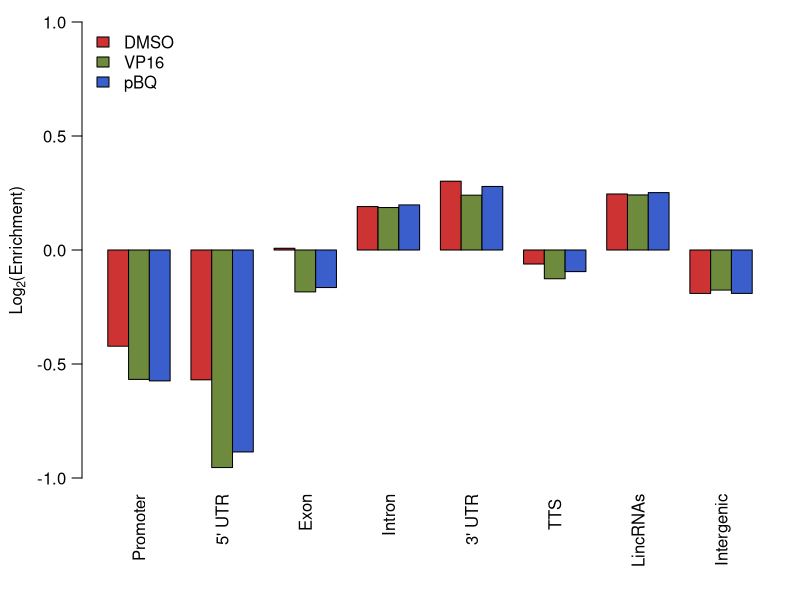

The R source for this figure:

Sample1 <- read.csv("CEM_DMSO_CCR_anno_type.txt",sep="\t",header=F,check.names=F,row.names=1)
Sample2 <- read.csv("CEM_VP16_CCR_anno_type.txt",sep="\t",header=F,check.names=F,row.names=1)
Sample3 <- read.csv("CEM_pBQ_CCR_anno_type.txt",sep="\t",header=F,check.names=F,row.names=1)
Sample4 <- read.csv("random-CCR_anno_type.txt",sep="\t",header=F,check.names=F,row.names=1)
type = c("promoter-TSS ","5' UTR ","exon ","intron ","3' UTR ","TTS ","non-coding ","Intergenic")

Sample1[,2] = Sample1[,1]
Sample2[,2] = Sample2[,1]
Sample3[,2] = Sample3[,1]
Sample4[,2] = Sample4[,1]
Sample1 = Sample1[type,]
Sample2 = Sample2[type,]
Sample3 = Sample3[type,]
Sample4 = Sample4[type,]
## data from annotated CCRs overlapped with lincRNAs
lincRNAs  =c(35703,57312,24738,6188)
Sample1["Intergenic",1] = Sample1["Intergenic",1] - (lincRNAs[1] -Sample1["non-coding ",1])
Sample2["Intergenic",1] = Sample2["Intergenic",1] - (lincRNAs[2] -Sample2["non-coding ",1])
Sample3["Intergenic",1] = Sample3["Intergenic",1] - (lincRNAs[3] -Sample3["non-coding ",1])
Sample4["Intergenic",1] = Sample4["Intergenic",1] - (lincRNAs[4] -Sample4["non-coding ",1])


Sample1["non-coding ",1] = lincRNAs[1]
Sample2["non-coding ",1] = lincRNAs[2]
Sample3["non-coding ",1] = lincRNAs[3]
Sample4["non-coding ",1] = lincRNAs[4]

type = rownames(Sample4)
Sample1[type,1] =log2(Sample1[type,1]/sum(Sample1[type,1]) /(Sample4[type,1]/sum(Sample4[type,1])))
Sample2[type,1] =log2(Sample2[type,1]/sum(Sample2[type,1]) /(Sample4[type,1]/sum(Sample4[type,1])))
Sample3[type,1] =log2(Sample3[type,1]/sum(Sample3[type,1]) /(Sample4[type,1]/sum(Sample4[type,1])))

enrichment = cbind(Sample1[type,1],Sample2[type,1],Sample3[type,1])
#Sample1 = Sample1[-8,]
#enrichment = enrichment[-8,]
enrichment = t(enrichment)
type = c("Promoter","5' UTR","Exon","Intron","3' UTR","TTS ","LincRNAs","Intergenic")
#tiff("CEM_peak_enrichment.tif", units= "cm", width = 5, height = 5, res = 300, family = "Arial")
#par(cex = 0.5, lwd = 0.5, mar = c(6,4,2,2) + 0.1, mgp = c(2.6, 0.8, 0))
pdf("Fig_1B.pdf",height = 7/2.54, width = 7/2.54,pointsize = 10)
par(cex =1, lwd = 1, mar = c(6,4,1,1) + 0.1, mgp = c(2.6, 0.8, 0))

barplot(enrichment,col = c("brown3","darkolivegreen4","royalblue3"), name = as.character(type), beside = TRUE, las = 2, ylab = expression(paste(Log[2],"(Enrichment)",sep="")),ylim = c(-1,1))
# Add legend
par(xpd = TRUE)
legend("topleft", legend = c("DMSO","VP16","pBQ"), fill = c("brown3","darkolivegreen4","royalblue3"),bty = "n")
par(xpd = FALSE)
dev.off()
